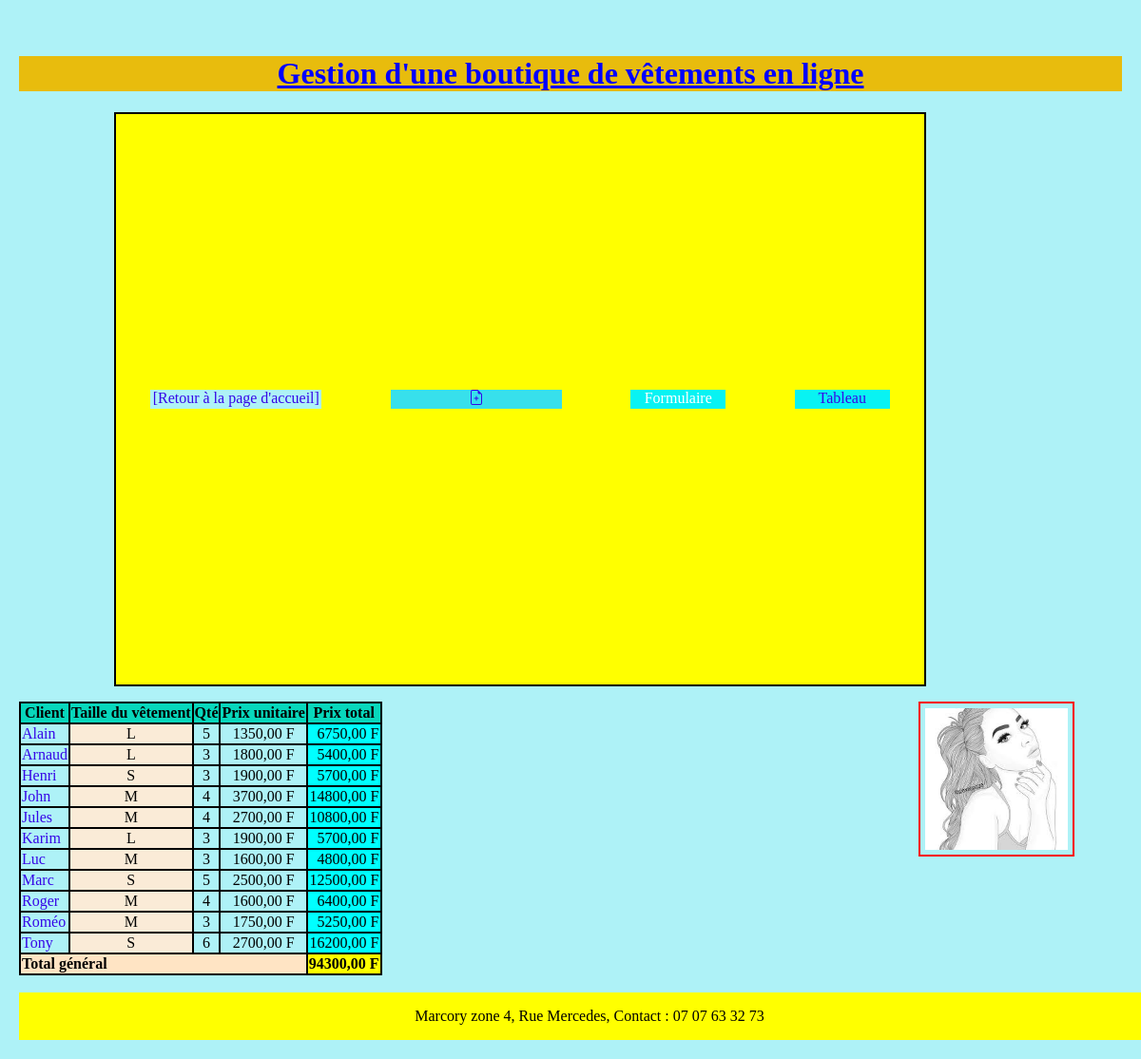
The page /proda/ on the database as committed earlier.
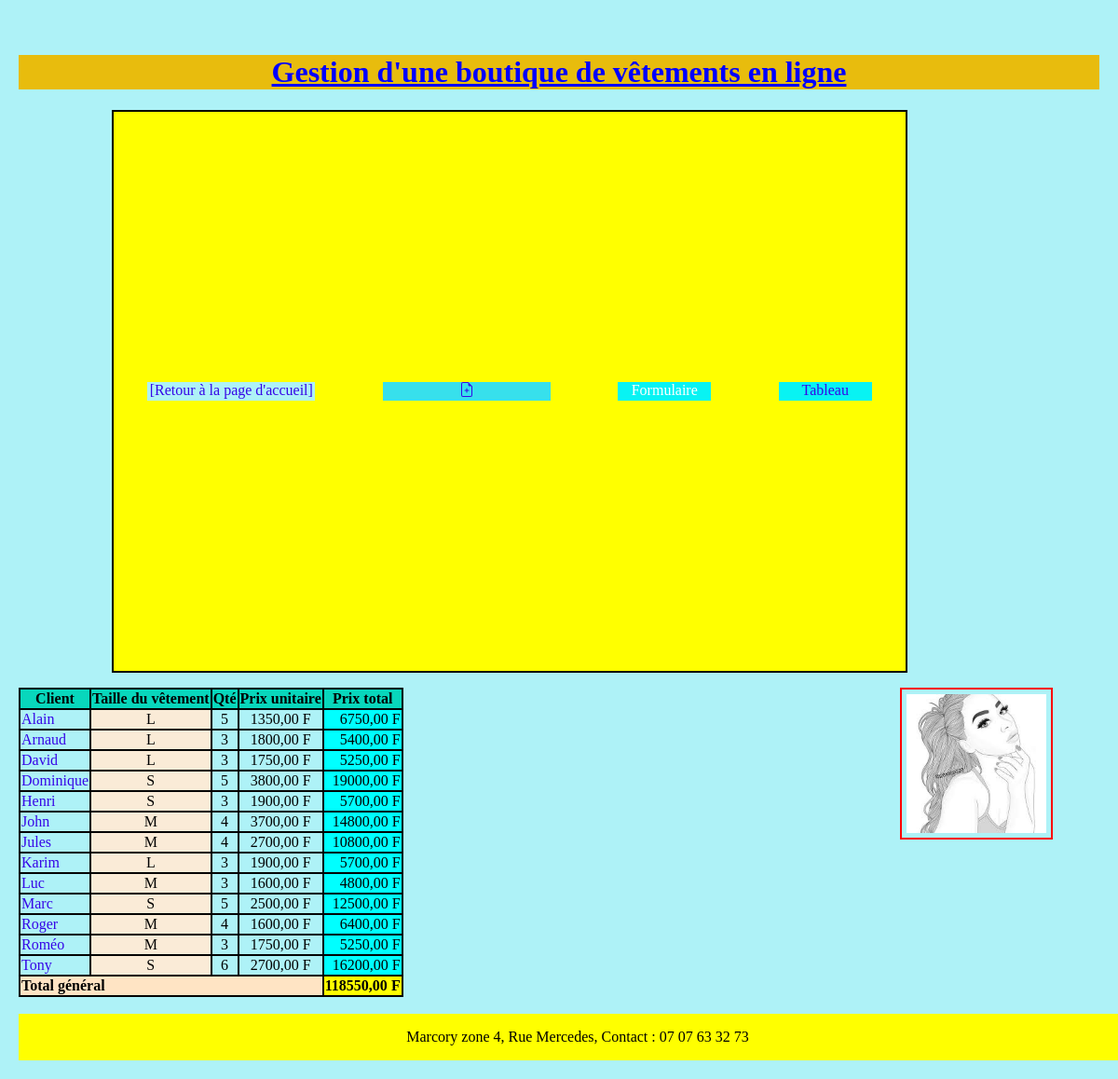
The same page on the database as committed later.
### gestion/models.py (models this page shows, shortened)
class Person(models.Model):
    SHIRT_SIZES = {
        "S": "Small",
        "M": "Medium",
        "L": "Large"
    }
    name = models.CharField(max_length=60)
    shirt_size = models.CharField(max_length=1, choices=SHIRT_SIZES)
    qte = models.IntegerField(blank=True, default=0, null=True, verbose_name='quantité')
    prix = models.DecimalField(max_digits=10, decimal_places=2)
    def publish(self):
        prix_total = self.qte * self.prix
        return prix_total
        self.save()
    def general(self):
        som = 0
        for i in Person.objects.all():
            som = som + i.prix * i.qte
        return som

### gestion/views.py (the view)
# urls.py: path('proda/', views.prod_tablePlus, name='prod_tablePlus'),
def prod_tablePlus(request):
    prodas = Person.objects.all().order_by('name')
    prod = Person.objects.all()[1:2]
    return render(request, 'gestion/tableplus.html', {'prodas':prodas, 'prod':prod})

### gestion/templates/gestion/tableplus.html
{% extends "gestion/base.html" %}
{% block content %}
    <div class="Production">
        <table style="padding: 90px;">
            <thead>
                <tr style="border: 2px solid; background-color: rgb(8, 215, 188);">
                    <th>Client</th>
                    <th>Taille du vêtement</th>
                    <th>Qté</th>
                    <th>Prix unitaire</th>
                    <th>Prix total</th>
                </tr>
            </thead>
            {% for prod in prodas %}
            <tr>
                <td><a href="{% url 'prod_detail' pk=prod.pk %}">{{ prod.name }}</a></td>
                <td style="text-align: center;background-color: antiquewhite;">{{ prod.shirt_size }} </td>
                <td style="text-align: center;">{{ prod.qte }} </td>
                <td style="text-align: center;">{{ prod.prix }} F</td>
                <td style="text-align: right; background-color: aqua;">{{ prod.publish }} F</td>
            </tr>
            {% endfor %}
            {% for prodis in prod %}
            <tr>
                <td style="background-color: bisque;" colspan="4"><strong>Total général</strong></td>
                <td style="background-color: yellow;"><strong>{{ prodis.general }} F</strong></td>
            </tr>
            {% endfor %}
        </table>
    </div>
{% endblock %}

Rows that differ between the two databases and show on the page:
added Person: name "David", shirt_size "L", qte "3", prix "1750,00", publish "5250,00", shown under "Gestion d'une boutique de vêtements en ligne"
added Person: name "Dominique", shirt_size "S", qte "5", prix "3800,00", publish "19000,00", shown under "Gestion d'une boutique de vêtements en ligne"
computed for Person "Marc": general "94300,00" → "118550,00"
